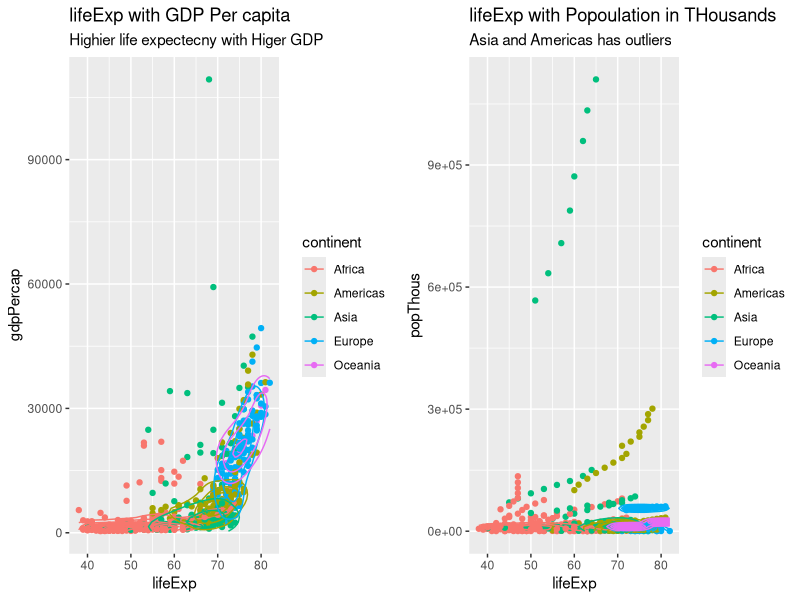
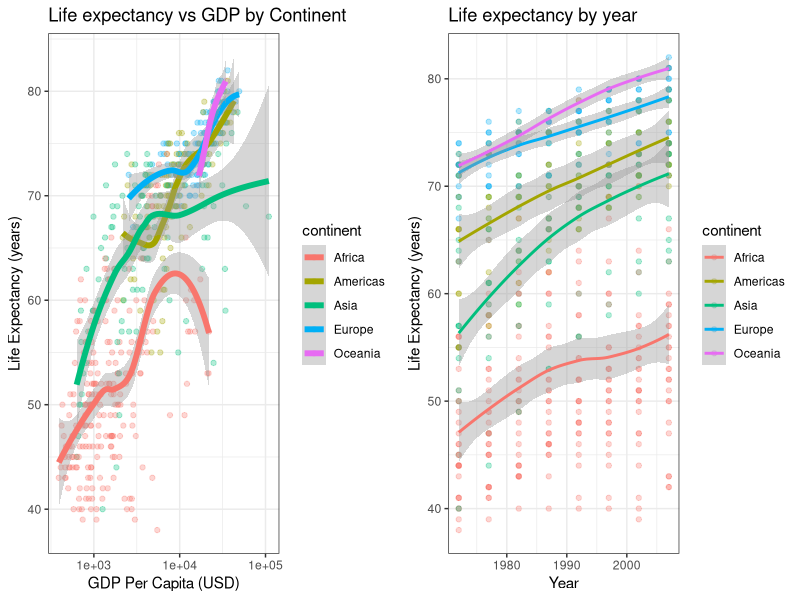
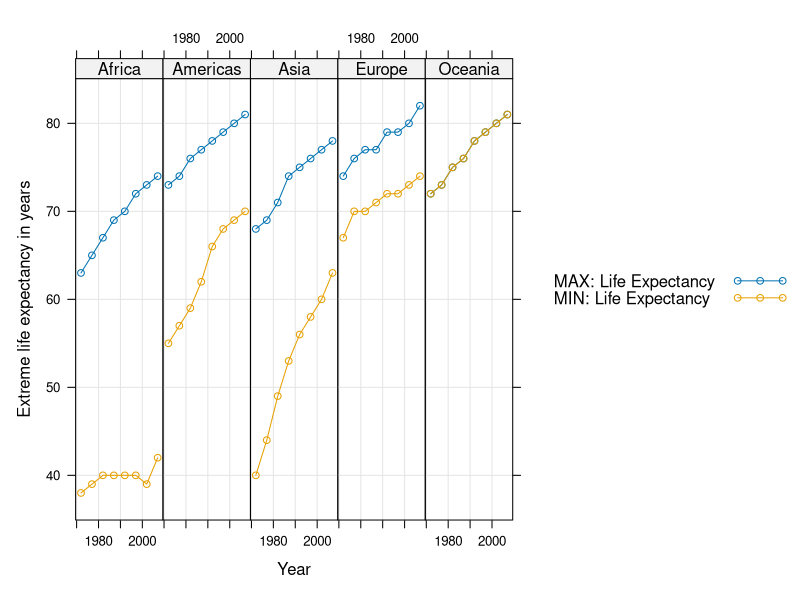
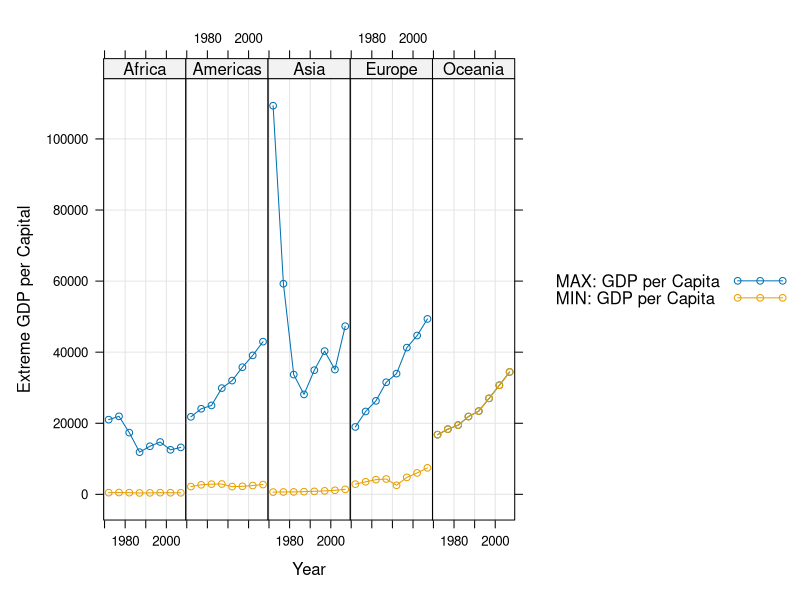

Write R code to recreate these figures, in order.
## ---- chunk 1
# Course: BUAN 5210
# Title: Worldwide Life Expectancy Analysis
# Purpose: Explore and wrangle a life expectancy set with the tidyverse packages
# Date: Oct 8, 2017
# Author: Afsar Ali
## ---- chunk 2
# Load Data
QP1 <- read.csv("Quick_Proj_1_Data.csv")

summary(QP1)
## ---- chunk 3
#Load packages
library(tidyverse)
library(gridExtra)
library(GGally)
library(plyr)
library(ggplot2)
library(lattice)
library(xtable)
## ---- chunk 4
grid.arrange(
ggplot(QP1, aes(x = lifeExp, y = gdpPercap, color = continent)) +
  geom_point() +
  stat_density2d() +
  ggtitle("lifeExp with GDP Per capita", sub = "Highier life expectecny with Higer GDP"),
ggplot(QP1, aes(x = lifeExp, y = popThous, color = continent)) +
  geom_point() +
  stat_density2d() +
  ggtitle("lifeExp with Popoulation in THousands", sub = "Asia and Americas has outliers"),
ncol = 2
)
## ---- chunk 5
grid.arrange(
ggplot(QP1, aes(gdpPercap, lifeExp)) +
  scale_x_log10() +
  aes(col=continent) + 
  geom_point(alpha=0.3) + 
  geom_smooth(lwd=2,) +
  ggtitle("Life expectancy vs GDP by Continent") +
  xlab("GDP Per Capita (USD)") + ylab("Life Expectancy (years)") +
  theme_bw(),
ggplot(QP1, aes(year, lifeExp)) +
  aes(col=continent) + 
  geom_point(alpha=0.3) + 
  geom_smooth(lwd=1,) +
  ggtitle("Life expectancy by year") + 
  xlab("Year") + ylab("Life Expectancy (years)") +
  theme_bw(),
ncol = 2
)

## ---- chunk 6

extremGdp <- ddply(QP1, ~ continent+year, function(x) {
  lifeExp <- range(x$lifeExp)
  return(data.frame(lifeExp, stat = c("MIN: Life Expectancy ", "MAX: Life Expectancy ")))})

xyplot(lifeExp ~ year|continent, extremGdp, groups=stat,
       type=c('o','g'),
       layout=c(5,1),
       xlab='Year', ylab='Extreme life expectancy in years',
       auto.key=list(column=1))

## ---- chunk 7

extremGdp <- ddply(QP1, ~ continent+year, function(x) {
  gdpPercap <- range(x$gdpPercap)
  return(data.frame(gdpPercap, stat = c("MIN: GDP per Capita", "MAX: GDP per Capita")))})

xyplot(gdpPercap ~ year|continent, extremGdp, groups=stat,
       type=c('o','g'),
       layout=c(5,1),
       xlab='Year', ylab='Extreme GDP per Capital',
       auto.key=list(column=1))

